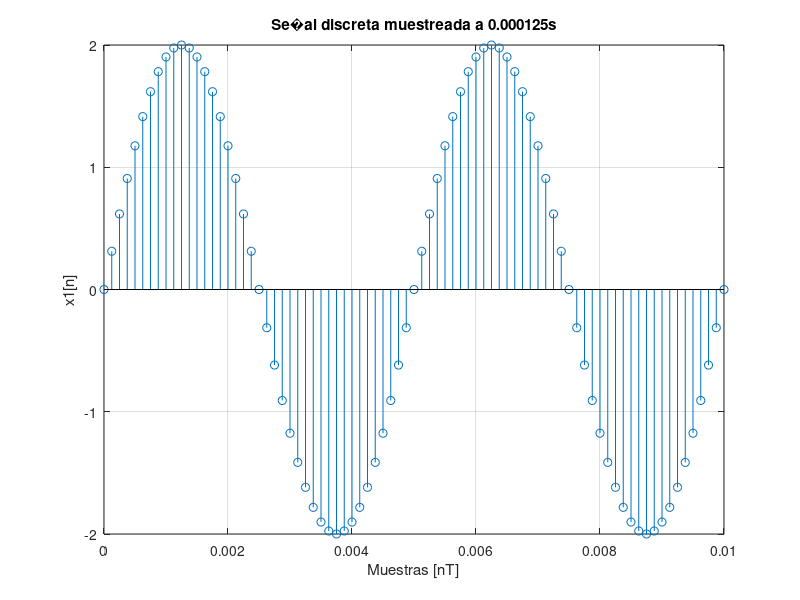
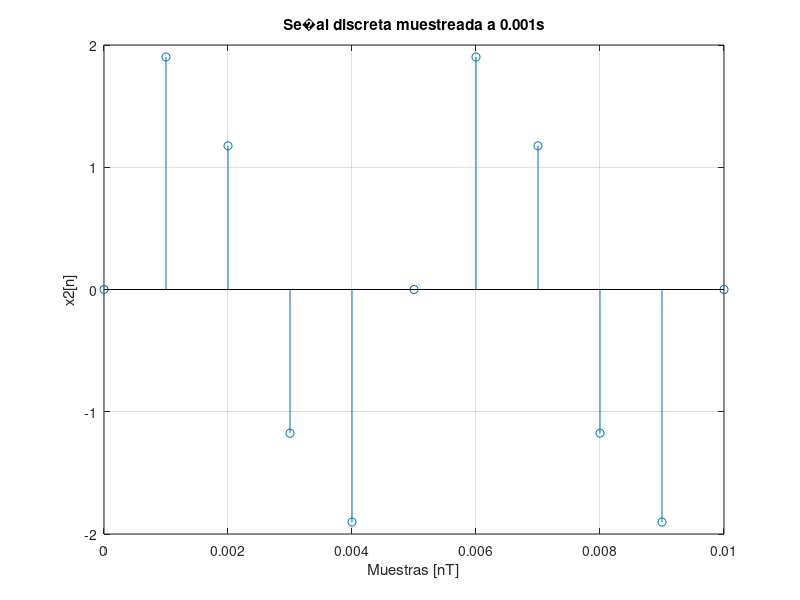
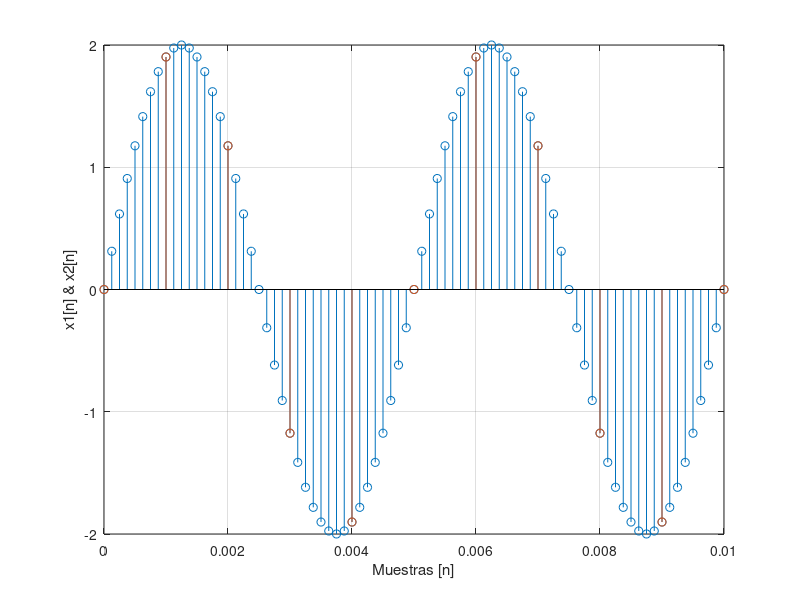

These charts were generated, in order, by the following MATLAB code:
function main
    ejercicio3()
end

function ejercicio1 ()
% Funcion que resuelve el ejercicio 1

    clc
    clear all
    
    load notas.dat
    
    alumnos = (1:length(notas));
    promedio(alumnos) = (notas(alumnos,2)+notas(alumnos,3)+notas(alumnos,4))/3;
    promedio = promedio';
    notas = [notas promedio];

    notas = sortrows(notas,5);
    notas_aprobados = notas(find(notas(:,5)>=60,1):end,:);
    notas_desaprobados = notas(1:(find(notas(:,5)>=60,1))-1,:);
    
    save -ascii notas_aprobados.dat notas_aprobados 
    save -ascii notas_desaprobados.dat notas_desaprobados 
    
end

function ejercicio2 ()
% Funcion que resuelve el ejercicio 2

    clc
    clear all
    
    t1 = 0:0.0001:30;
    A = exp(-0.1*t1).*sin(2/3*t1);
    figure('Name','Ejercicio 2 - A','NumberTitle','off')
    plot(t1,A);ylabel ('A(t)'); xlabel ('Tiempo [s]'); grid on; 
    
    t2 = -1:0.0001:5;
    u1 = ones(1,length(t2));
    u2 = ones(1,length(t2)); u2(1:find(t2==1))=0;
    u3 = 2*ones(1,length(t2)); u3(1:find(t2==3))=0;
    B = u1-u2+u3;
    figure('Name','Ejercicio 2 - B','NumberTitle','off')
    plot(t2,B); ylabel ('B(t)'); xlabel ('Tiempo [s]'); grid on; 
    
    n = -1:1:5;
    d1 = zeros(1,length(n)); d1(find(n==-1))=1;
    d2 = zeros(1,length(n)); d2(find(n==0))=1;
    u1 = ones(1,length(n));
    u2 = ones(1,length(n)); u2(1:find(n==1))=0;
    C = d1-d2+u1-u2;
    figure('Name','Ejercicio 2 - B','NumberTitle','off')
    stem(n,C); ylabel ('C[n]'); xlabel ('Muestras [n]'); grid on; 

end

function ejercicio3 ()
% Funcion que resuelve el ejercicio 3

    % Definicion de los periodos de muestreo [s]
    t_final = 0.01;
    F = 8000;
    % Definicion de la cantindad de muestras en funcion de T
    n1 = 0:1/F:t_final;
    % Definicion de la frecuencia [Hz]
    f = 200;
    % Definicion de las funciones discretas (Digital)
    x1 = 2*sin(2*pi*f*n1);
    % Ploteo de los resultados
    figure('Name','Ejercicio 2 - B','NumberTitle','off')
    stem(n1,x1);title (['Se�al discreta muestreada a ',num2str(1/F), 's']); ylabel ('x1[n]'); xlabel ('Muestras [nT]'); grid on; 
    
    % Definicion de los periodos de muestreo [s]
    F = 1000;
    % Definicion de la cantindad de muestras en funcion de T
    n2 = 0:1/F:t_final;
    % Definicion de la frecuencia [Hz]
    f = 200;
    % Definicion de las funciones discretas (Digital)
    x2 = 2*sin(2*pi*f*n2);
    % Ploteo de los resultados
    figure('Name','Ejercicio 2 - B','NumberTitle','off')
    stem(n2,x2);title (['Se�al discreta muestreada a ',num2str(1/F), 's']); ylabel ('x2[n]'); xlabel ('Muestras [nT]'); grid on; 
    
    figure('Name','Ejercicio 2 - B','NumberTitle','off')
    stem(n1,x1);ylabel ('x1[n] & x2[n]'); xlabel ('Muestras [n]'); grid on
    hold on
    stem(n2,x2)
    
end

function ejercicio4 ()
% Funcion que resuelve el ejercicio 3  
    
    fact2(2)
    
    function output = fact2(x)
        if(length(x)>1 || x<0)
            output = 'La entrada debe ser un entero positivo';
        else
            a = 1;
            k = 1;
            while k < x
                k = k+1;
                a = a*k;
            end
            output = a;
        end        
    end
end

function ejercicio5 ()

    n = linspace(0,68,68);
    x = 5*sin(pi*n/10+pi/4);
    x1 = 5*sin(pi*(n-1)/10+pi/4);
    x2 = 5*sin(pi*(n-2)/10+pi/4);
    x3 = 5*sin(pi*(n-3)/10+pi/4);
    x4 = 5*sin(pi*(n-4)/10+pi/4);
    x5 = 5*sin(pi*(n-5)/10+pi/4);
    
    figure
    y = (32/63)*(x+(1/2)*x1+(1/4)*x2+(1/8)*x3+(1/16)*x4+(1/16)*x5);
    stem (n,x2l);

end
